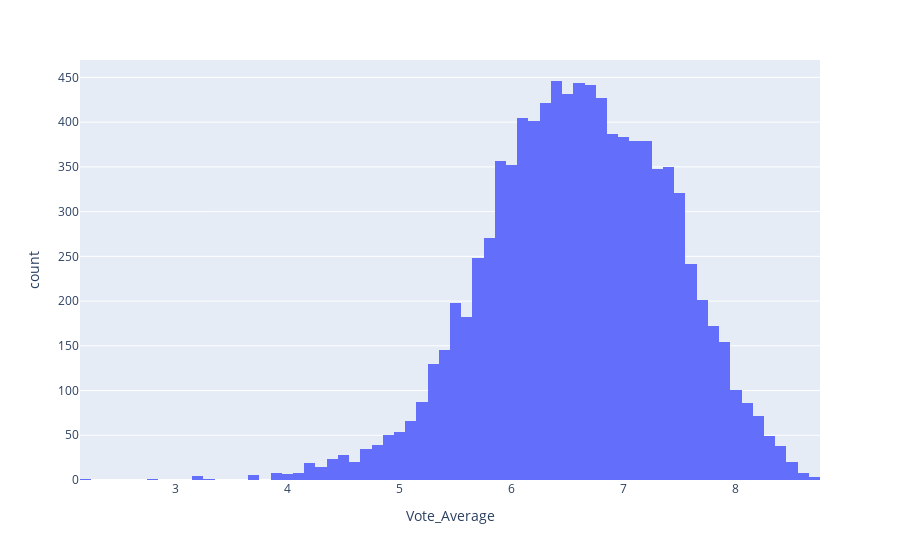

This figure's notebook cell:
### Markdown cell above
## Data Analysis

### Code cell
# Take a look at the distribution of the ratings
import plotly.express as px
fig = px.histogram(data, 'Vote_Average')
fig.show()

### Figure 1 — Plotly figure (JSON) as saved in the notebook; plotly's stock layout.template omitted (floating-point values rounded to 4 significant figures; data arrays with more than 128 entries replaced by an {"elided": "..."} marker saying what was removed)
{"data": [{"alignmentgroup": "True", "bingroup": "x", "hovertemplate": "Vote_Average=%{x}<br>count=%{y}<extra></extra>", "legendgroup": "", "marker": {"color": "#636efa", "pattern": {"shape": ""}}, "name": "", "offsetgroup": "", "orientation": "v", "showlegend": false, "type": "histogram", "x": {"elided": "9463 float values"}, "xaxis": "x", "yaxis": "y"}], "layout": {"autosize": true, "barmode": "relative", "legend": {"tracegroupgap": 0}, "margin": {"t": 60}, "xaxis": {"anchor": "y", "autorange": true, "domain": [0, 1], "range": [2.15, 8.75], "title": {"text": "Vote_Average"}, "type": "linear"}, "yaxis": {"anchor": "x", "autorange": true, "domain": [0, 1], "range": [0, 469.5], "title": {"text": "count"}}}}
